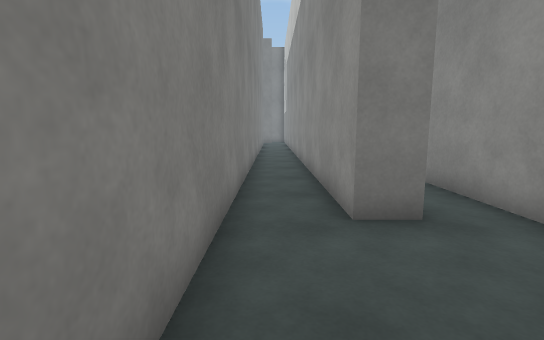
View 1 (above)

22 first-person views from a walk through a 3-D level made in the Unity game engine. The camera is 1.3 m above the floor, tilts 8° down and sees 85° across. The floor is counted in squares, 1 m on a side. Each view is taken from the middle of a square. On the plan, view 1 faces up. The plan holds only what a view shows up to about 14 squares ahead; the rest is blank. The place goes on beyond the plan. Surface patterns are stand-ins for the level's own textures.

View 2
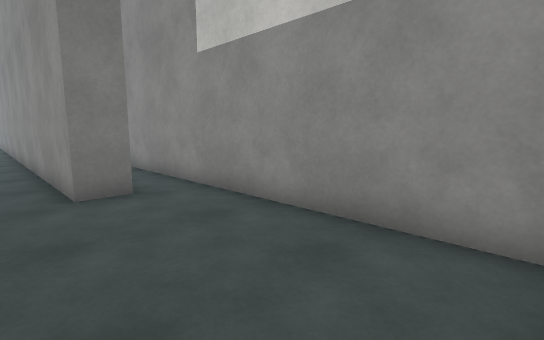

View 3
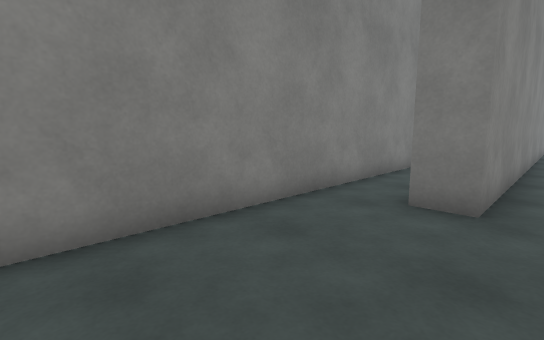

View 4
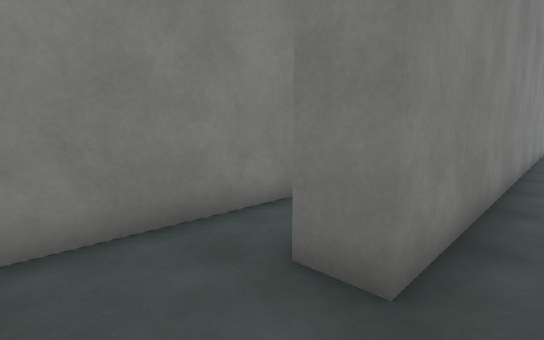

View 5
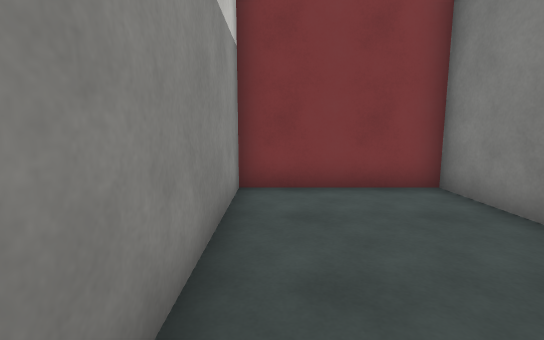

View 6
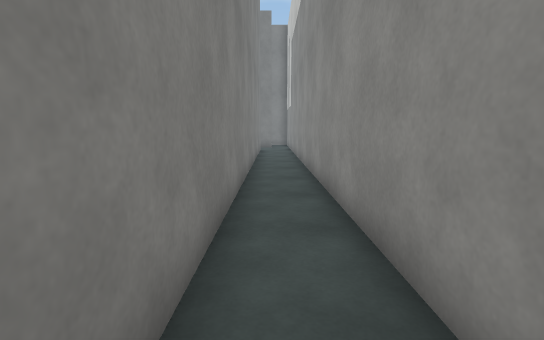

View 7
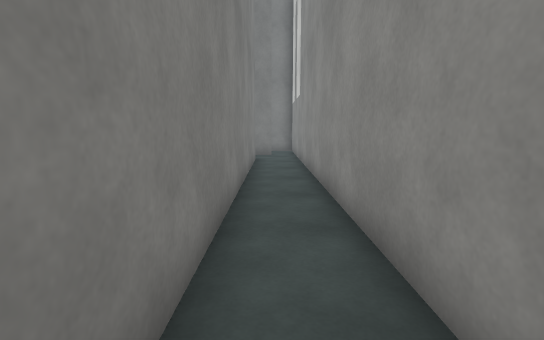

View 8
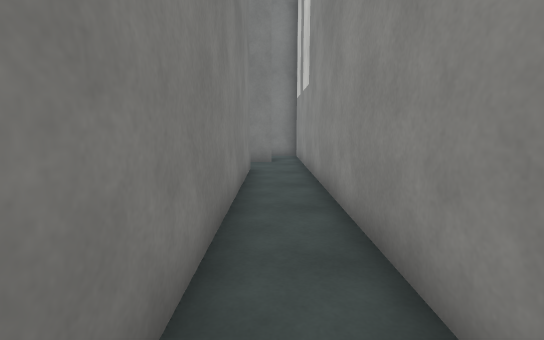

View 9
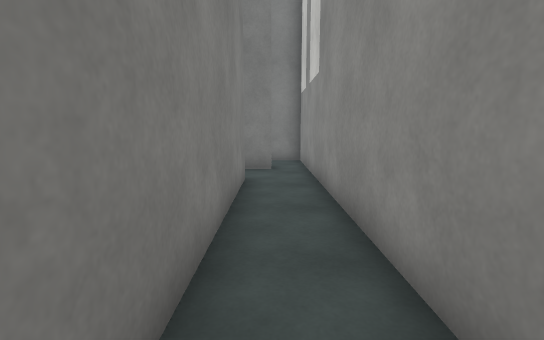

View 10
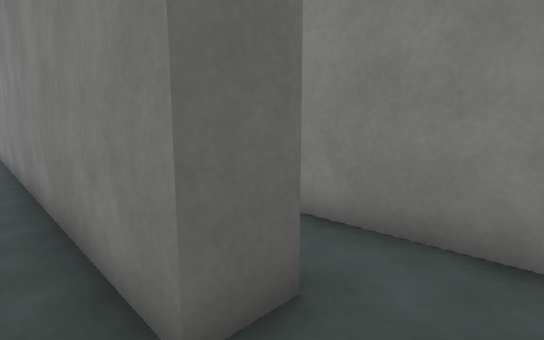

View 11
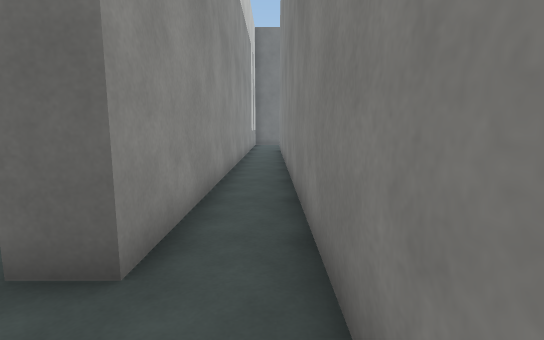

View 12
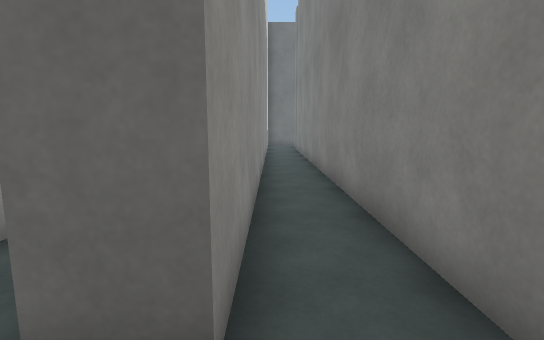

View 13
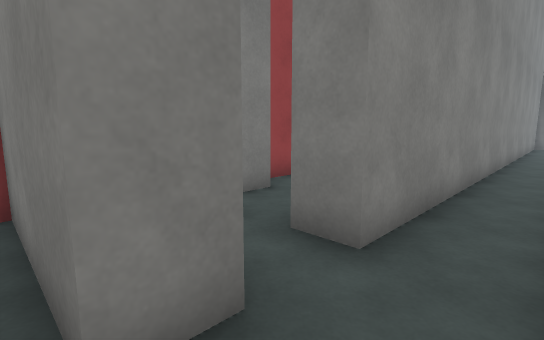

View 14
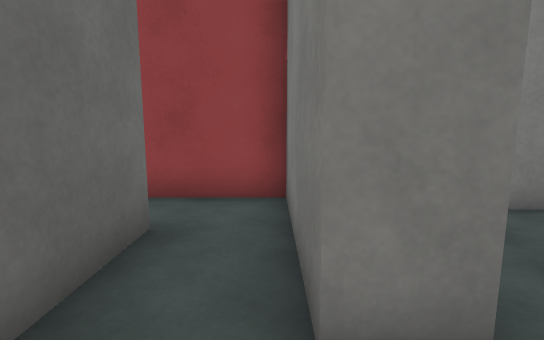

View 15
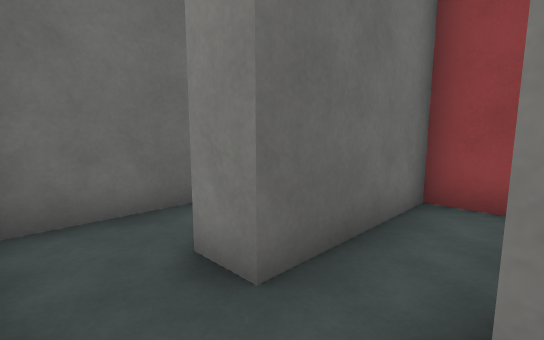

View 16
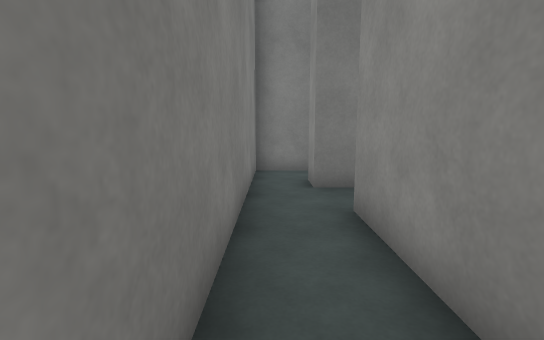

View 17
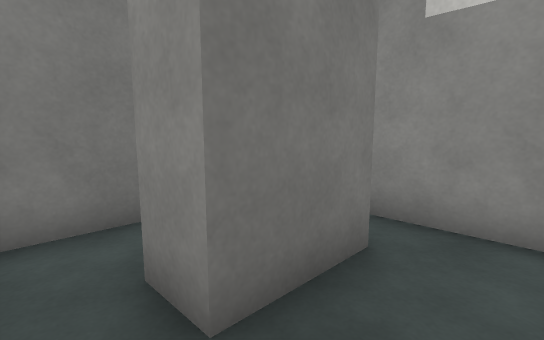

View 18
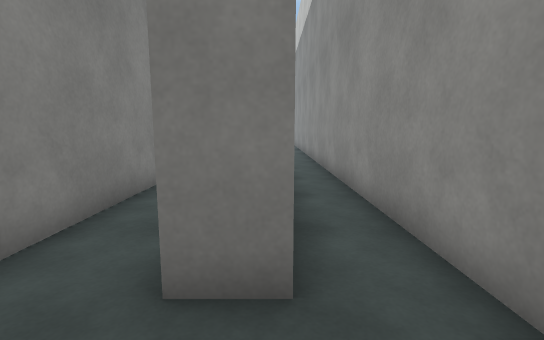

View 19
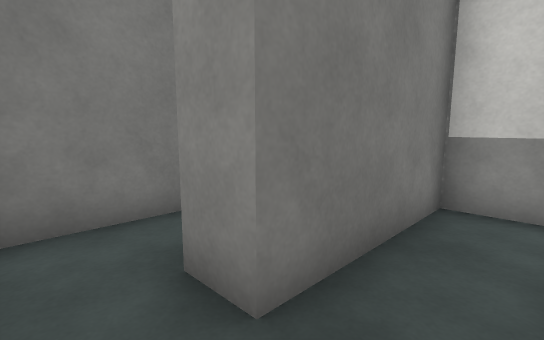

View 20
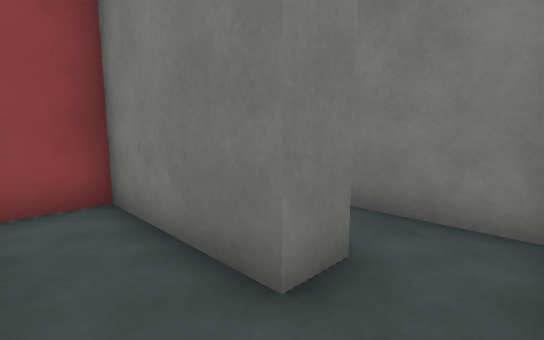

View 21
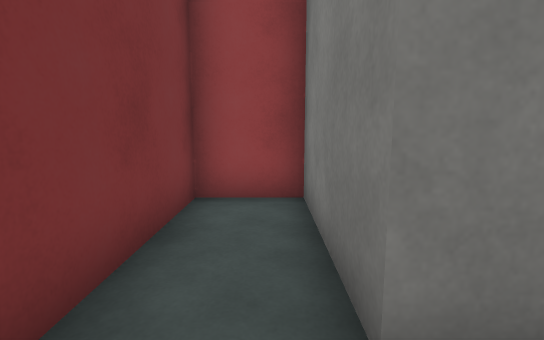

View 22
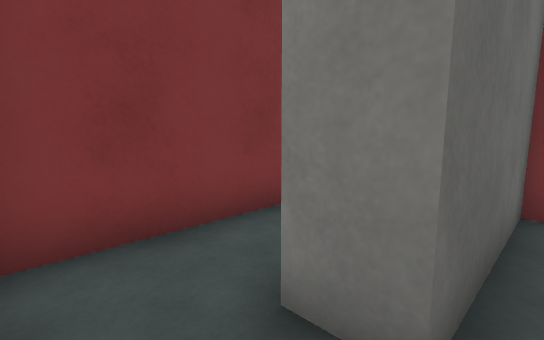

### Floor plan
Points are (right, up) in squares from view 1. A wall is a line through its corners. A room is listed if a view was taken in it or the views show most of it. See-through windows are left out.
Room 1 (views 1, 2, 3, 4, 5, 6, 7, 8, 9, 10, 18)
walls: (2.2, 20.2) (2.2, 4.1) (1.2, 4.1) (1.2, 27.1); (-1.7, 24.6) (-0.7, 24.6) (-0.7, -2.4) (3.7, -2.4) (3.7, 16); (0, 26.5) (-2.1, 26.5)
ways out: gap at (0, 27) to room 2; opening at (-1, 25.5) to room 3
Room 2 (view 11)
walls: (-2.1, 26.5) (-2.1, 27.5); (1.2, 27.1) (1.2, 29.1) (-3.5, 29.1) (-3.5, 26.6)
ways out: gap at (0, 27) to room 1; opening at (-3, 27) to room 3
Room 3 (views 12, 15, 16, 17)
walls: (-1.7, 12.8) (-1.7, 24.6); (-4.5, 6.3) (-3.5, 6.3) (-3.5, 5.3); (-3.5, 26.6) (-3.5, 7.8) (-4.5, 7.8)
ways out: opening at (-1, 25.5) to room 1; opening at (-3, 27) to room 2; opening at (-2.5, 6) to room 4; opening at (-4, 7)
Room 4 (views 13, 14)
walls: (-3.5, 5.3) (-5.5, 5.3); (-5.7, 3.4) (-2, 3.4)
ways out: opening at (-2.5, 6) to room 3; opening at (-4.5, 4.5) to room 8
Room 5 (view 19)
walls: (-7.5, 0.6) (-5.5, 0.6)
ways out: opening at (-4.5, 1.5) to room 7; opening at (-6.5, 3) to room 8
Room 6 (views 20, 21)
walls: (-3.5, -0.4) (-7.5, -0.4) (-7.5, -2.4) (-2, -2.4)
ways out: opening at (-2.5, 0) to room 7
Room 7 (view 22)
walls: (-1.7, 1.1) (-1.7, 2.4) (-5.7, 2.4); (-5.5, 0.6) (-3.5, 0.6) (-3.5, -0.4)
ways out: opening at (-4.5, 1.5) to room 5; opening at (-2.5, 0) to room 6
Room 8 (no view inside)
walls: (-5.5, 5.3) (-7.5, 5.3) (-7.5, 2.6); (-5.7, 2.4) (-5.7, 3.4)
ways out: opening at (-4.5, 4.5) to room 4; opening at (-6.5, 3) to room 5

Positions as (right, up) in squares from view 1, and headings:
1: (0, 0), facing up
2: (0, -2), facing up-right
3: (3, -1), facing up-left
4: (3, 2), facing up-left
5: (3, 4), facing down
6: (0, 6), facing up
7: (0, 12), facing up
8: (0, 15), facing up
9: (0, 17), facing up
10: (0, 26), facing down-left
11: (-3, 27), facing down
12: (-2, 26), facing down
13: (-2, 5), facing up-left
14: (-2, 5), facing left
15: (-2, 8), facing down-left
16: (-3, 20), facing up
17: (-3, 25), facing up-right
18: (2, 2), facing up
19: (-7, 1), facing up-right
20: (-2, -2), facing up-left
21: (-2, -1), facing left
22: (-2, 1), facing down-left
